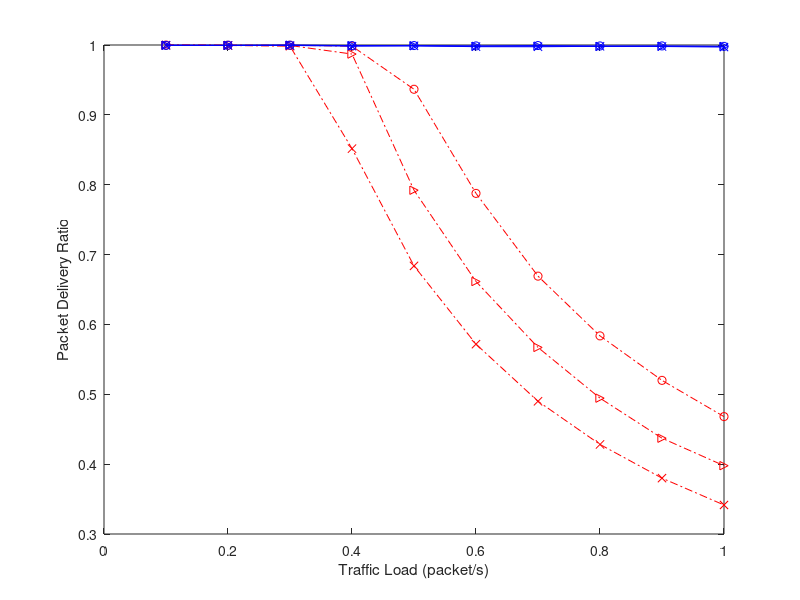

MATLAB code for this plot: (Note: this script raises an error after producing the figure.)
% Plot PDR: packet delivery ratio, from 1hop - 10 hops
% \xi = 14, 17, 20, traffic load: 0.1:0.1:1
% PRI-basic, PRI-ASM (adaptive schedule maintaince)
basic_14=[0.999855491	0.999588221	0.999640118	0.998381284	0.936637325	0.787597075	0.669122433	0.583615589	0.51992755	0.468067351];
basic_17=[0.999859353	0.999659062	0.999301851	0.987035457	0.792128366	0.661420315	0.567071446	0.494478696	0.437139326	0.397778752];
basic_20=[0.999583799	0.999309911	0.998290416	0.851634663	0.683820934	0.571758089	0.489995997	0.428235396	0.379970705	0.341527156];
asm_14=[0.999450126	0.999646566	0.99967317	0.999094826	0.999194138	0.998682457	0.999212973	0.998638978	0.998692581	0.998055236];
asm_17=[0.999571244	0.999362799	0.999908381	0.999203198	0.998896309	0.99827071	0.998462387	0.997878251	0.998297261	0.998040423];
asm_20=[0.999721835	0.999446654	0.999353594	0.998309741	0.998808609	0.99760493	0.997494972	0.998153374	0.997834326	0.997051126];

figure;
hold off;
arrival_rate=0.1:0.1:1;
plot(arrival_rate,basic_14,'ro-.');
hold on;
plot(arrival_rate,basic_17,'r>-.');
plot(arrival_rate,basic_20,'rx-.');


plot(arrival_rate,asm_14,'bo-');
plot(arrival_rate,asm_17,'b>-');
plot(arrival_rate,asm_20,'bx-');

% set(gca,'XTick',0.05:0.05:0.5);
% set(gca,'XTickLabel',0.05:0.05:0.5);
%set(gca,'Xdir','reverse')

xlabel('Traffic Load (packet/s)');
ylabel('Packet Delivery Ratio');
legend('PRI-basic, {{\it{\xi}} = 14}','PRI-basic, {{\it{\xi}} = 17}','PRI-basic, {{\it{\xi}} = 20}', ...
    'PRI-ASM, {{\it{\xi}} = 14}','PRI-ASM, {{\it{\xi}} = 17}','PRI-ASM, {{\it{\xi}} = 20}',3);
% grid on;
